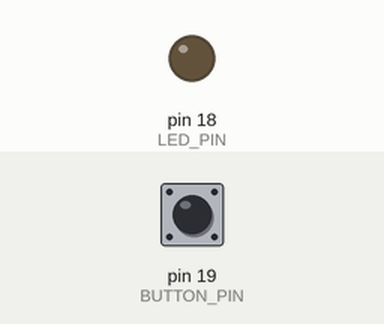
Bench run of a sketch on a simulated Arduino Uno, built with avr-gcc and run on an emulated ATmega328P. Parts: output pins drawn as LEDs (lit = HIGH). Inputs (shaded band) come from the test bench; at power-on: pin 19 (BUTTON_PIN) HIGH.

Above: at 1.2 s.
1.3 s: pin 19 (BUTTON_PIN) pulled LOW for 0.15 s
At 1.6 s:
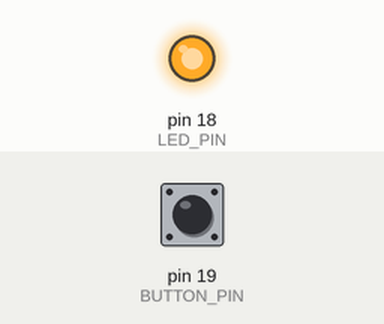
2.9 s: pin 19 (BUTTON_PIN) pulled LOW for 1 s
At 4.0 s:
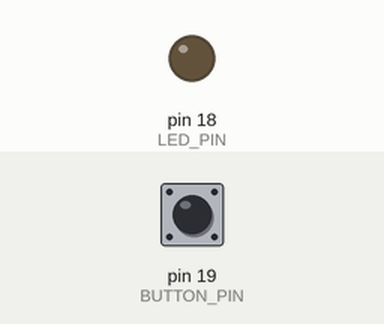
5.4 s: pin 19 (BUTTON_PIN) pulled LOW for 3.2 s
At 5.9 s:
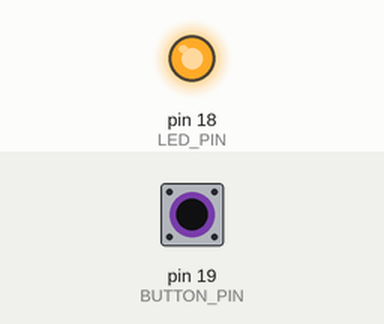
Timing chart, 0 to 8.4 s (numbered marks = the images above; inputs shaded):
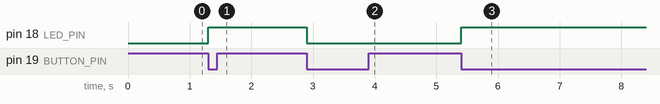

Measured:
- after the input at 1.3 s, pin 18 (LED_PIN): LOW → HIGH at once
- after the input at 2.9 s, pin 18 (LED_PIN): HIGH → LOW at once
- after the input at 5.4 s, pin 18 (LED_PIN): LOW → HIGH at once

The sketch:

18222082_tugas1_3_lampu_toggle.ino
```cpp
#define BUTTON_PIN 19 // define the pin that button use
#define LED_PIN 18    // define the pin that led use

// variables that will change
int led_state = LOW;  // initial state of led
int button_state;
int last_button_state;

void setup() {
  pinMode(BUTTON_PIN, INPUT_PULLUP);
  pinMode(LED_PIN, OUTPUT);

  button_state = digitalRead(BUTTON_PIN); // read the initial state of button
}

void loop() {
  last_button_state = button_state;
  button_state = digitalRead(BUTTON_PIN);

  if(last_button_state == HIGH && button_state == LOW) {
    led_state = !led_state;               // toggle the state of led
    digitalWrite(LED_PIN, led_state);     // control led
  }
} 
```
